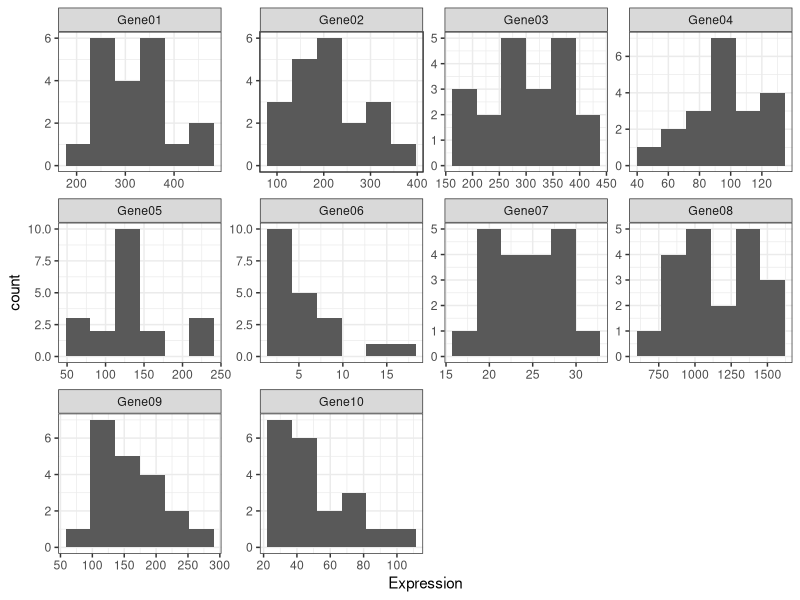
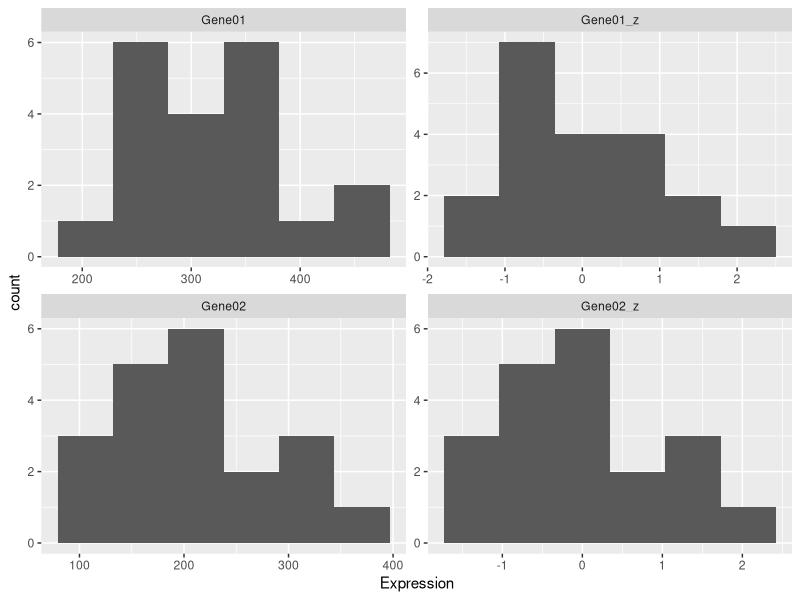

Source code (R) for these figures, in order:
## Andrew Morris
## Homework 1
## Due October 4, 2018

## Initialize packages
library(tidyverse)
library(magrittr)

## Import data
rnaseq <- read_csv('HW_RNAseq.csv')

## Variables & Characteristics 
# SamplID - Categorical
# Population - Categorical, Independent
# Treatment - Categorical, Independent
# Sex - Categorical, Independent
# Gene01:Gene10 - Continuous, Response

## Print expressions
rnaseq

## Plot histogram of expression levels for each gene
rnaseq %>% 
  gather(key = "Gene", value = "Expression", Gene01:Gene10) %>% 
  mutate_at(vars(SampleID, Population, Treatment, Sex, Gene), funs(factor)) %>% 
  ggplot(aes(Expression)) + 
    geom_histogram(bins = 6) +
    facet_wrap(~ Gene, scales = "free") +
    theme_bw()

## Create function for z transformation
ztransform <- function(x) {
  # Converts a 1d vector to z scores
  x_mean = mean(x)
  x_sd = sd(x)
  z = (x - x_mean) / x_sd
  z
}

## Add column of z transformed expression levels for each gene
rnaseq_z <- rnaseq %>%
  mutate_at(vars(Gene01_z = Gene01, Gene02_z = Gene02, Gene03_z = Gene03, 
                 Gene04_z = Gene04, Gene05_z = Gene05, Gene06_z = Gene06,
                 Gene07_z = Gene07, Gene08_z = Gene08, Gene09_z = Gene09,
                 Gene10_z = Gene10), ztransform) %>% 
  mutate_if(is.character, as.factor)

## Print z scores
rnaseq_z

## Histograms of raw and z-score expression levels for Gene01 and 02
rnaseq_z %>% 
  select(Gene01, Gene02, Gene01_z, Gene02_z) %>% 
  gather(key = "Gene", value = "Expression", Gene01:Gene02_z) %>%
  ggplot(aes(Expression)) +
    geom_histogram(bins = 6) +
    facet_wrap(~ Gene, scales = 'free')

## Boxplots
# rnaseq_z %>% 
#   select(SampleID:Sex, starts_with("Gene01"), starts_with("Gene02")) %>% 
#   gather(key = "Gene", value = "Expression", Gene01:Gene02_z) %>%
#   spread(key = "Gene", value = c())
#   gather(key = "Gene", value = "Expression_z", Gene01_z, Gene02_z) %>%
#   ggplot(aes(y = Expression, color = Gene)) +
#   facet_wrap(vars(Population, Treatment, Sex), scales = 'free') + 
#   geom_boxplot()


## Summary statistics
rnaseq %>% 
  group_by(Population) %>% 
  summarize
  